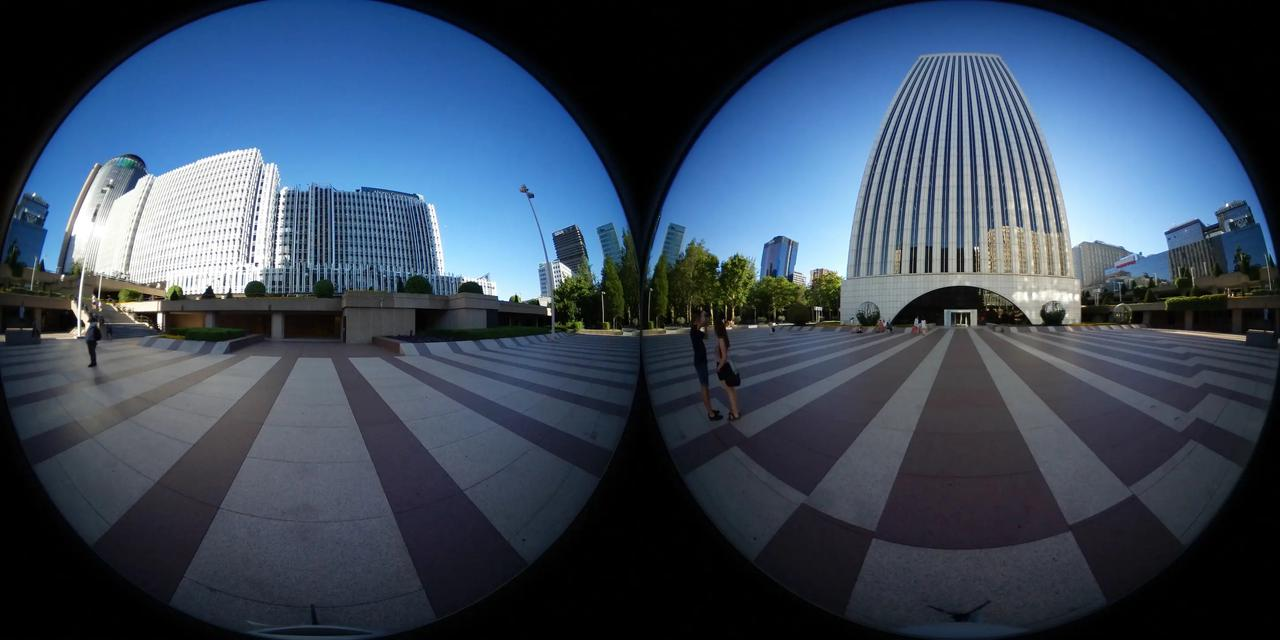
#> input picture images/fisheye_city_dual.png, 1280 x 640 px
$ python -i stitcher.py   (imports and definitions only)
#> lines starting #> are read from the running program, lines starting #| are printed output that depends on the picture; after the words box and inside, x2 and y2 are one past the last pixel; in counts of white or black regions, pixels touching at a corner belong together
"""Real-time dual-fisheye stitch.

Each frame is projected with the shared fisheye model. A small seam state is
then updated from the overlap only:

1. Horizontal and vertical shift, from normalized correlation on the overlap.
2. A global exposure gain plus a smoothed per-row gain, so the seam brightness matches.
3. A short feather, so the lighting change is spread across the overlap.

Re-solving lens distortion every frame is too slow for live video and is not
what makes the seam jump. The shift absorbs a small residual yaw or pitch.
The gains absorb exposure and edge falloff.

``tests/test_realtime_stitch.py`` scores the fraction of seam pixels that land
within 8 gray levels of the source panorama. The synthetic cases require at
least 99 percent. That score is for this controlled overlap, not a promise for
every real photograph.
"""

from __future__ import annotations

import argparse
import math
import sys
from dataclasses import dataclass
from pathlib import Path

import cv2
import numpy as np


@dataclass
class StitchEstimate:
    """Seam state applied to the latest frame."""

    shift_x: float
    shift_y: float
    gain: float
    overlap_px: int


def _as_bgr(image: np.ndarray) -> np.ndarray:
    if image.ndim == 2:
        return cv2.cvtColor(image, cv2.COLOR_GRAY2BGR)
    return image


def _gray(image: np.ndarray) -> np.ndarray:
    if image.ndim == 2:
        return image.astype(np.float32)
    return cv2.cvtColor(image, cv2.COLOR_BGR2GRAY).astype(np.float32)


class RealtimeStitcher:
    """Project a side-by-side dual fisheye and correct the seam every frame.

    Parameters
    ----------
    lens_fov_deg:
        Fisheye field of view across the disc diameter, in degrees.
        Values above 180 leave an overlap the solver can lock onto.
    base_fov_deg:
        Longitude kept from the middle of each lens in the output.
    output_width:
        Equirectangular width. Defaults to the input frame width.
    smoothing:
        Exponential weight on the previous seam estimate, in ``[0, 1)``.
        ``0`` applies the new measurement immediately.
    """

    def __init__(
        self,
        lens_fov_deg: float = 200.0,
        base_fov_deg: float = 180.0,
        output_width: int | None = None,
        smoothing: float = 0.4,
    ) -> None:
        if lens_fov_deg <= base_fov_deg:
            raise ValueError("lens_fov_deg must exceed base_fov_deg so the discs overlap")
        self.lens_fov_deg = float(lens_fov_deg)
        self.base_fov_deg = float(base_fov_deg)
        self.output_width = output_width
        self.smoothing = float(np.clip(smoothing, 0.0, 0.95))
        self.shift_x = 0.0
        self.shift_y = 0.0
        self.gain = 1.0
        self._maps: dict[tuple, tuple[np.ndarray, np.ndarray]] = {}

    # [4 lines left out: function reset, not called in this run]

    def stitch(self, frame: np.ndarray) -> tuple[np.ndarray, StitchEstimate]:
        """Stitch one side-by-side dual-fisheye frame to equirectangular BGR."""
        frame = _as_bgr(frame)
        height, width = frame.shape[:2]
        left = frame[:, : width // 2]
        right = frame[:, width // 2 :]
        return self.stitch_pair(left, right)

    def stitch_pair(
        self, left: np.ndarray, right: np.ndarray
    ) -> tuple[np.ndarray, StitchEstimate]:
        left = _as_bgr(left)
        right = _as_bgr(right)
        out_w = self.output_width or (left.shape[1] * 2)
        out_h = out_w // 2
        half_w = out_w // 2
        proj_w = max(half_w + 2, int(round(half_w * self.lens_fov_deg / self.base_fov_deg)))
        overlap = proj_w - half_w

        left_patch = self._project(left, proj_w, out_h)
        # Match the existing dual-fisheye convention: mirror the right disc
        # before and after the shared forward projection.
        right_patch = np.fliplr(self._project(np.fliplr(right), proj_w, out_h))

        dx, dy = self._measure_shift(left_patch, right_patch, overlap)
        dx, dy = self._smooth(dx, dy)
        shifted = _warp(right_patch, dx, dy)

        gain, row_gain = self._measure_gain(left_patch, shifted, overlap)
        self.gain = (1.0 - self.smoothing) * gain + self.smoothing * self.gain
        corrected = _apply_gain(shifted, self.gain, row_gain)

        stitched = _composite(left_patch, corrected, half_w, overlap)
        estimate = StitchEstimate(self.shift_x, self.shift_y, self.gain, overlap)
        return stitched, estimate

    def _smooth(self, dx: float, dy: float) -> tuple[float, float]:
        a = self.smoothing
        self.shift_x = (1.0 - a) * dx + a * self.shift_x
        self.shift_y = (1.0 - a) * dy + a * self.shift_y
        return self.shift_x, self.shift_y

    def _project(self, fisheye: np.ndarray, proj_w: int, proj_h: int) -> np.ndarray:
        map_x, map_y = self._fisheye_maps(fisheye.shape[1], fisheye.shape[0], proj_w, proj_h)
        return cv2.remap(
            fisheye,
            map_x,
            map_y,
            cv2.INTER_CUBIC,
            borderMode=cv2.BORDER_CONSTANT,
            borderValue=0,
        )

    def _fisheye_maps(
        self, src_w: int, src_h: int, proj_w: int, proj_h: int
    ) -> tuple[np.ndarray, np.ndarray]:
        key = (src_w, src_h, proj_w, proj_h, round(self.lens_fov_deg, 4))
        cached = self._maps.get(key)
        if cached is not None:
            return cached

        radius = min(src_w, src_h) / 2.0
        cx = src_w / 2.0
        cy = src_h / 2.0
        vs, us = np.mgrid[0:proj_h, 0:proj_w]
        lon_range = math.radians(self.lens_fov_deg)
        lon = (us / proj_w) * lon_range - lon_range / 2.0
        lat = (0.5 - vs / proj_h) * math.pi
        xw = np.cos(lat) * np.cos(lon)
        yw = np.cos(lat) * np.sin(lon)
        zw = np.sin(lat)
        px, py, pz = -zw, yw, xw
        phi = np.arccos(np.clip(pz, -1.0, 1.0))
        theta = np.arctan2(py, px) - math.pi / 2.0
        radial = phi / math.radians(self.lens_fov_deg / 2.0)
        map_x = (cx + radial * np.cos(theta) * radius).astype(np.float32)
        map_y = (cy - radial * np.sin(theta) * radius).astype(np.float32)
        self._maps[key] = (map_x, map_y)
        return map_x, map_y

    def _measure_shift(
        self, left_patch: np.ndarray, right_patch: np.ndarray, overlap: int
    ) -> tuple[float, float]:
        """Shift that moves the right patch onto the left patch in the overlap.

        A bounded normalized-correlation search is used instead of a full-frame
        phase correlation. The overlap is only a few dozen pixels wide, and a
        global FFT peak there locks onto the latitude wrap instead of the seam.
        """
        if overlap < 16:
            return 0.0, 0.0
        left_gray = _gray(left_patch[:, -overlap:])
        right_gray = _gray(right_patch[:, :overlap])
        row_ok = (left_gray.mean(axis=1) > 2.0) & (right_gray.mean(axis=1) > 2.0)
        if int(row_ok.sum()) < 24:
            return 0.0, 0.0
        idx = np.flatnonzero(row_ok)
        y0, y1 = int(idx[0]), int(idx[-1]) + 1
        left_gray = left_gray[y0:y1]
        right_gray = right_gray[y0:y1]
        max_shift = min(12, overlap // 4)
        if max_shift < 1 or left_gray.shape[0] <= 2 * max_shift + 8:
            return 0.0, 0.0
        template = right_gray[max_shift:-max_shift, max_shift:-max_shift]
        scores = cv2.matchTemplate(left_gray, template, cv2.TM_CCOEFF_NORMED)
        _score, _max_val, _min_loc, loc = cv2.minMaxLoc(scores)
        # With no shift the template origin is (max_shift, max_shift).
        dx = float(loc[0] - max_shift)
        dy = float(loc[1] - max_shift)
        return dx, dy

    def _measure_gain(
        self, left_patch: np.ndarray, right_patch: np.ndarray, overlap: int
    ) -> tuple[float, np.ndarray]:
        band = max(8, min(overlap, 48))
        left_gray = _gray(left_patch[:, -band:])
        right_gray = _gray(right_patch[:, :band])
        valid = (left_gray > 2.0) & (right_gray > 2.0)
        if int(valid.sum()) < 32:
            return 1.0, np.ones(left_patch.shape[0], np.float32)
        gain = float(np.median(left_gray[valid]) / max(float(np.median(right_gray[valid])), 1e-3))
        gain = float(np.clip(gain, 0.3, 3.0))

        row = np.ones(left_gray.shape[0], np.float32)
        for y in range(left_gray.shape[0]):
            m = valid[y]
            if int(m.sum()) < 6:
                continue
            row[y] = np.median(left_gray[y, m]) / max(float(np.median(right_gray[y, m])), 1e-3)
        # Remove the global gain so the row profile is only the edge falloff.
        row = row / max(gain, 1e-3)
        row = np.clip(row, 0.5, 2.0)
        row = cv2.GaussianBlur(row.reshape(-1, 1), (1, 0), sigmaX=0, sigmaY=6).ravel()
        row = row.astype(np.float32)
        # Ignore resampling noise. A real exposure or edge-falloff error moves
        # the seam by much more than this.
        if abs(gain - 1.0) < 0.04 and float(np.max(np.abs(row - 1.0))) < 0.06:
            return 1.0, np.ones(left_patch.shape[0], np.float32)
        return gain, row


def _warp(image: np.ndarray, dx: float, dy: float) -> np.ndarray:
    if abs(dx) < 1e-3 and abs(dy) < 1e-3:
        return image
    matrix = np.array([[1.0, 0.0, dx], [0.0, 1.0, dy]], np.float32)
    return cv2.warpAffine(
        image,
        matrix,
        (image.shape[1], image.shape[0]),
        flags=cv2.INTER_CUBIC,
        borderMode=cv2.BORDER_REPLICATE,
    )


def _apply_gain(image: np.ndarray, gain: float, row_gain: np.ndarray) -> np.ndarray:
    scale = (gain * row_gain).astype(np.float32).reshape(-1, 1, 1)
    corrected = np.clip(image.astype(np.float32) * scale, 0.0, 255.0)
    return corrected.astype(np.uint8)


def _composite(
    left_patch: np.ndarray, right_patch: np.ndarray, half_w: int, overlap: int
) -> np.ndarray:
    """Place each lens in its hemisphere and feather both vertical seams.

    Left patch column ``c`` lands on output ``c - margin``. Right patch column
    ``c`` lands on output ``half_w - margin + c``, so the two overlap bands
    meet at the center seam and again at the wrap-around edges.
    """
    margin = overlap // 2
    out_h = left_patch.shape[0]
    out = np.zeros((out_h, half_w * 2, 3), np.float32)
    weight = np.zeros((out_h, half_w * 2), np.float32)
    _accumulate(out, weight, left_patch, x0=-margin)
    _accumulate(out, weight, right_patch, x0=half_w - margin)
    valid = weight > 0
    out[valid] /= weight[valid, None]
    return np.clip(out, 0, 255).astype(np.uint8)


def _accumulate(out: np.ndarray, weight: np.ndarray, patch: np.ndarray, x0: int) -> None:
    """Feather the outer `overlap` columns of a patch into the canvas."""
    out_h, out_w = weight.shape
    proj_w = patch.shape[1]
    # Feather width follows the extra columns past a hemisphere.
    feather = max(1, proj_w - (out_w // 2))
    ramp = np.ones(proj_w, np.float32)
    ramp[:feather] = np.linspace(0.0, 1.0, feather, endpoint=False)
    ramp[-feather:] = np.linspace(1.0, 0.0, feather, endpoint=False)
    patch_f = patch.astype(np.float32)
    for c in range(proj_w):
        x = x0 + c
        if x < 0 or x >= out_w:
            continue
        column = patch_f[:, c]
        mask = column.sum(axis=1) > 0
        w = float(ramp[c])
        out[mask, x] += column[mask] * w
        weight[mask, x] += w


# [215 lines left out: functions render_fisheye_from_equirect, _center_forward, equirect_to_rectilinear, _load_calibration, _stitch_calibrated, render_video and 2 more, not called in this run]


_SPHERICAL_UUID = bytes.fromhex("ffcc8263f8554a938814587a02521fdd")
_SPHERICAL_XML = (
    b'<?xml version="1.0"?>'
    b'<rdf:SphericalVideo xmlns:rdf="http://www.w3.org/1999/02/22-rdf-syntax-ns#" '
    b'xmlns:GSpherical="http://ns.google.com/videos/1.0/spherical/">'
    b"<GSpherical:Spherical>true</GSpherical:Spherical>"
    b"<GSpherical:Stitched>true</GSpherical:Stitched>"
    b"<GSpherical:ProjectionType>equirectangular</GSpherical:ProjectionType>"
    b"</rdf:SphericalVideo>"
)


# [63 lines left out: functions _tag_equirectangular, _top_boxes, _video_trak, not called in this run]


def _grow_box(data: bytearray, pos: int, added: int) -> None:
    size = int.from_bytes(data[pos : pos + 4], "big")
    data[pos : pos + 4] = (size + added).to_bytes(4, "big")


_MP4_CONTAINERS = {b"moov", b"trak", b"mdia", b"minf", b"stbl", b"edts", b"dinf", b"mvex"}


# [59 lines left out: functions _shift_chunk_offsets, main, not called in this run]


# [6 lines not run here, left out]

>>> import cv2
>>> picture = cv2.imread('../images/fisheye_city_dual.png')
#> picture is the input picture: shape (640, 1280, 3); mean B, G, R 90.6, 72, 57.8
>>> result = RealtimeStitcher().stitch(picture)
#> in _gray (call 2), `return cv2.cvtColor(image, cv2.COLOR_BGR2GRAY).astype(np.float32)`:
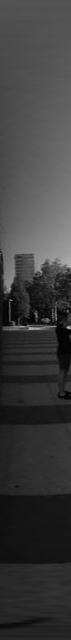
#> returned value: shape (640, 71) float32; min 0, max 190, mean 60.9
#> in _measure_shift, `idx = np.flatnonzero(row_ok)`: idx = 640 values from 0 to 639
#> in _measure_shift, `y0, y1 = int(idx[0]), int(idx[-1]) + 1`: y0 = 0; y1 = 640
#> in _measure_shift, `scores = cv2.matchTemplate(left_gray, template, cv2.TM_CCOEFF_NORMED)`:
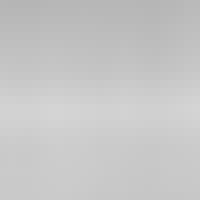
#> scores: shape (25, 25) float32 (shown 8 times larger); min 0.713, max 0.833, mean 0.78
#> in _measure_shift, `_score, _max_val, _min_loc, loc = cv2.minMaxLoc(scores)`: loc = (6, 13)
#> in _measure_shift, `dx = float(loc[0] - max_shift)`: dx = -6
#> in _measure_shift, `dy = float(loc[1] - max_shift)`: dy = 1
#> in stitch_pair, `dx, dy = self._measure_shift(left_patch, right_patch, overlap)`: dx = -6; dy = 1
#> in _smooth, `self.shift_x = (1.0 - a) * dx + a * self.shift_x`: self.shift_x = -3.6
#> in _smooth, `self.shift_y = (1.0 - a) * dy + a * self.shift_y`: self.shift_y = 0.6
#> in stitch_pair, `dx, dy = self._smooth(dx, dy)`: dx = -3.6; dy = 0.6
#> in _warp, `matrix = np.array([[1.0, 0.0, dx], [0.0, 1.0, dy]], np.float32)`: matrix = [[1, 0, -3.6], [0, 1, 0.6]]
#> in _measure_gain, `valid = (left_gray > 2.0) & (right_gray > 2.0)`:
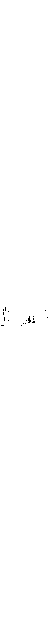
#> valid: shape (640, 48) bool; 99.9% white; black in thin lines or dots, all inside (x1, y1, x2, y2) = (1, 307, 48, 326)
#> in _measure_gain, `gain = float(np.median(left_gray[valid]) / max(float(np.median(right_g..`: gain = 1.02
#> after the loop in _measure_gain, `for y in range(left_gray.shape[0]):`: row = 640 values, max 1.87 at index 623, min 0.565 at index 318, mean 1
#> in _measure_gain, `row = row / max(gain, 1e-3)`: row = 640 values, max 1.83 at index 623, min 0.554 at index 318, mean 0.983
#> in _measure_gain, `row = cv2.GaussianBlur(row.reshape(-1, 1), (1, 0), sigmaX=0, sigmaY=6)..`: row = 640 values, max 1.37 at index 623, min 0.883 at index 457, mean 0.983
#> in stitch_pair, `gain, row_gain = self._measure_gain(left_patch, shifted, overlap)`: gain = 1.02; row_gain has the same summary as row in _measure_gain
#> in stitch_pair, `self.gain = (1.0 - self.smoothing) * gain + self.smoothing * self.gain`: self.gain = 1.01
#> in _apply_gain, `scale = (gain * row_gain).astype(np.float32).reshape(-1, 1, 1)`: scale = 640 values, max 1.39 at index 623, min 0.894 at index 457, mean 0.996
#> after the loop in _accumulate, `for c in range(proj_w):`:
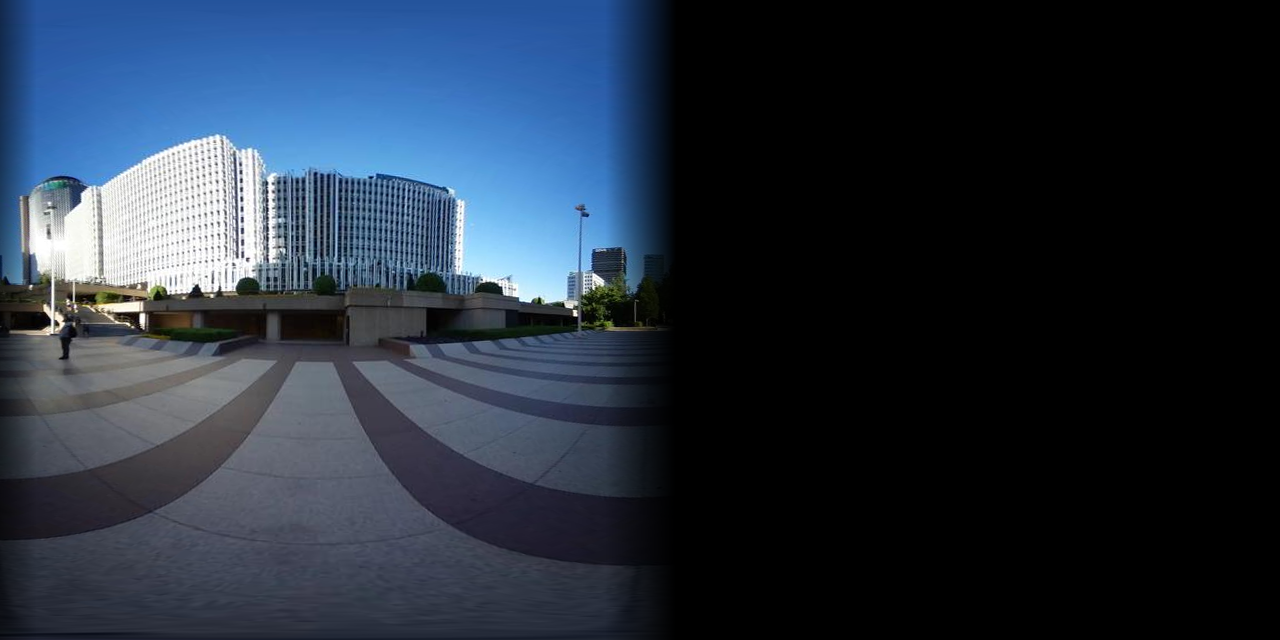
#> out: shape (640, 1280, 3) float32; mean B, G, R 62.5, 48.1, 37.4
#> after the loop in _accumulate, `for c in range(proj_w):`:
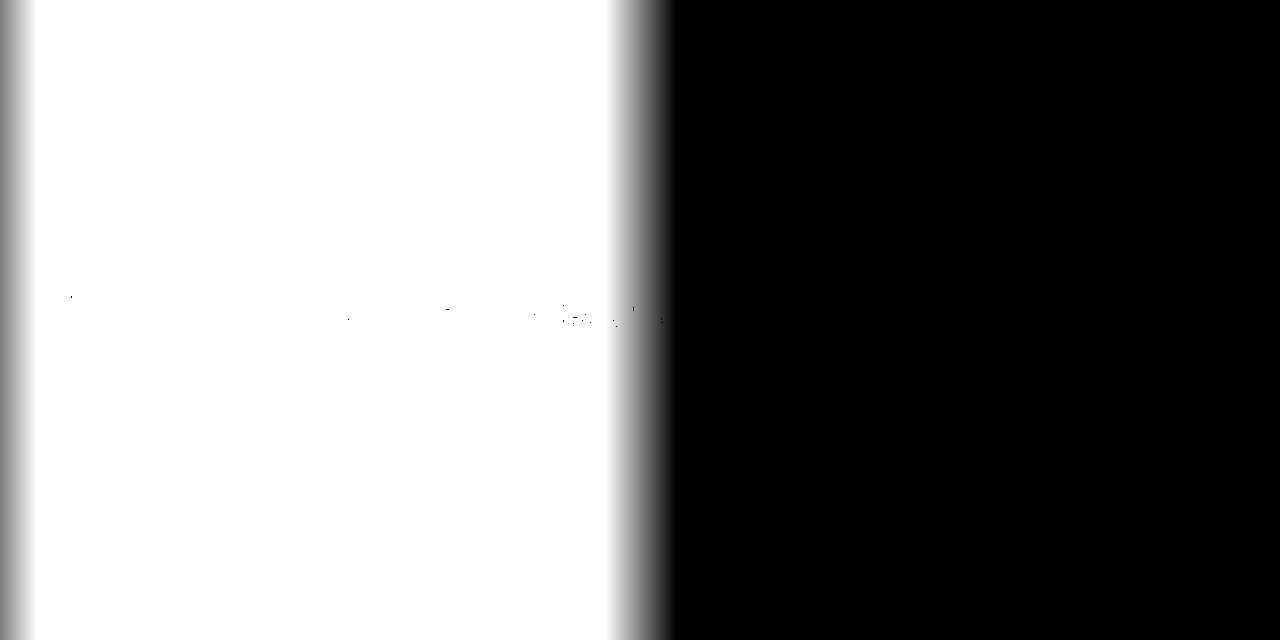
#> weight: shape (640, 1280) float32; min 0, max 1, mean 0.493
#> call 2 of _accumulate, with x0 = 605
#> after the loop in _accumulate (call 2), `for c in range(proj_w):`:
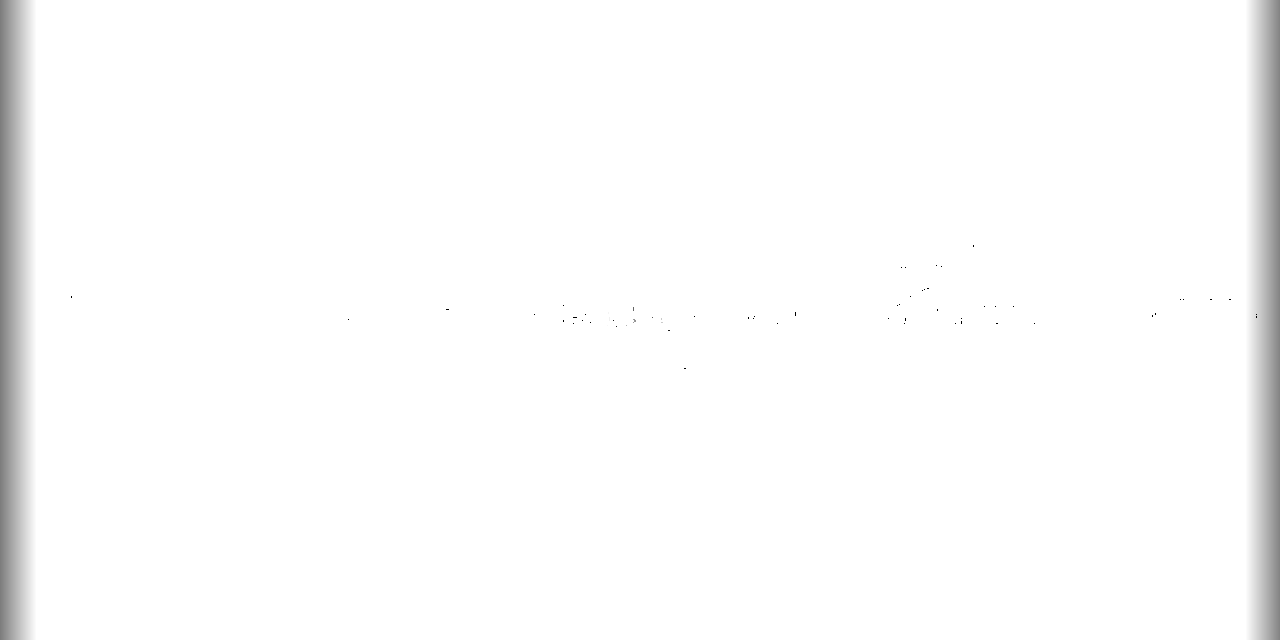
#> weight: shape (640, 1280) float32; min 0, max 1, mean 0.986
#> in _composite, `out[valid] /= weight[valid, None]`:
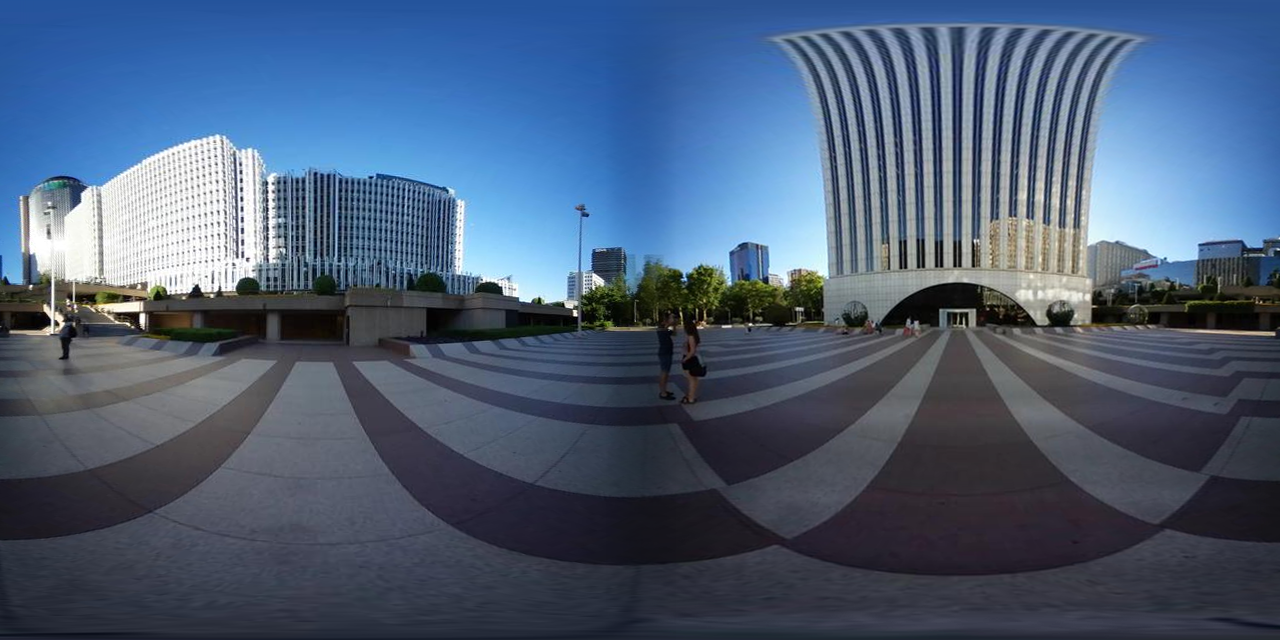
#> out: shape (640, 1280, 3) float32; mean B, G, R 117.9, 92.9, 75
